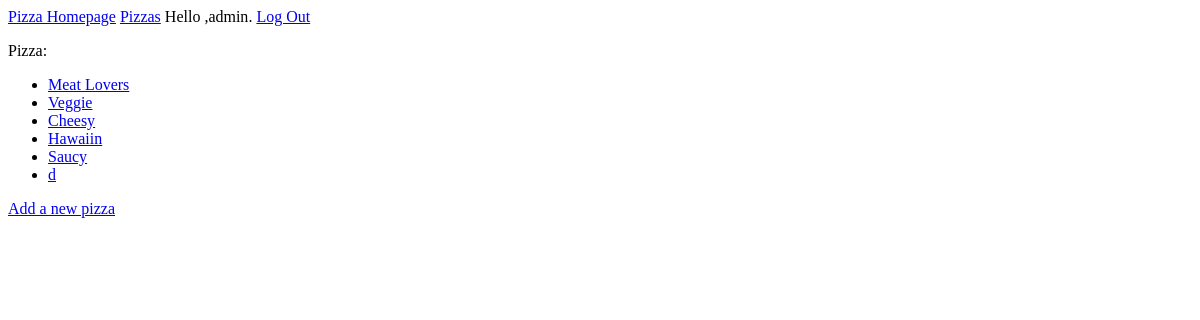
Page /pizzas (signed in) on the earlier database version.
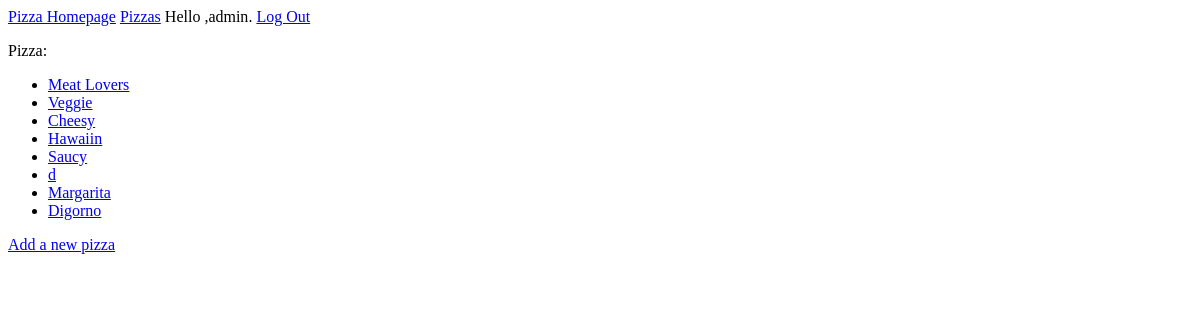
Same page on the later database version.
### pizzas/models.py (models this page shows)
class Pizza(models.Model):
    text = models.CharField(max_length=200)
    own = models.ForeignKey(User,on_delete=models.CASCADE, null = True)
    def __str__(self):
        return self.text

### pizzas/views.py (the view)
# urls.py: path('pizzas',views.pies, name='pizzas'),
@login_required
def pies(request):
    pizzas = Pizza.objects.filter(own=request.user)
    context = {'pizzas':pizzas}
    return render(request, 'pizzas/pizzas.html',context)

### pizzas/templates/pizzas/pizzas.html
{% extends "pizzas/base.html" %}
{% block content %}
<p>
    Pizza: {{pizza}}
</p>
<ul>
    {% for pizza in pizzas %}
    <li>
        <a href="{% url 'pizzas:single_pizza' pizza.id %}">{{pizza}}</a>
    </li>
    {% empty %}
    <li>No Pizzas have been added yet.</li>
    {% endfor%}
</ul>
<a href="{% url 'pizzas:new_pizza' %}">Add a new pizza</a>
{%endblock content %}

Differences in the rows shown:
added Pizza: text "Margarita"
added Pizza: text "Digorno"
